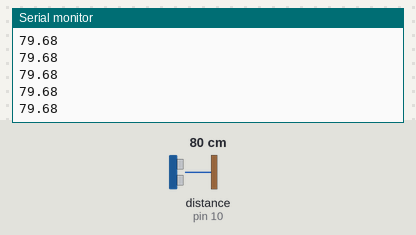
Bench run of a sketch on a simulated Arduino Uno, built with avr-gcc and run on an emulated ATmega328P. On the bench: the last lines printed to the serial monitor. Wiring (inferred from the names in the program): ultrasonic range finder: trigger pin 9; echo pin 10. The test bench sets the inputs (shaded band); at power-on: distance to the obstacle (sensor on pin 10) 80 cm. The echo pulse lasts 58.3 µs per cm.

Above: at 1.2 s.
1.3 s: distance to the obstacle (sensor on pin 10) set to 2 cm
At 1.35 s:
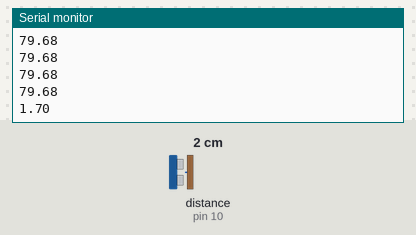
2.8 s: distance to the obstacle (sensor on pin 10) set to 4 cm
At 2.83 s:
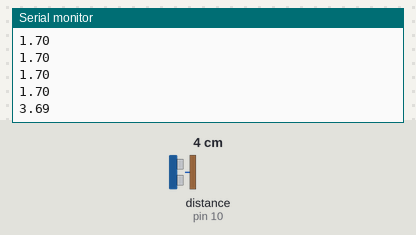
Timing chart, 0 to 5.8 s (numbered marks = the images above; inputs shaded):
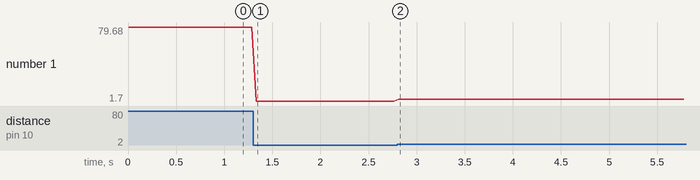

Measured:
- after the input at 1.3 s, the serial monitor: prints a new line at once (image 1)
- after the input at 2.8 s, the serial monitor: prints a new line at once (image 2)
- plotted number 1: 79.68 → 1.7 after the input at 1.3 s, 1.7 → 3.69 after the input at 2.8 s

The sketch:

ArdtoP5.ino
```cpp
// HC-SR04 pins
const int TRIG = 9;
const int ECHO = 10;

float readDistance() {
  digitalWrite(TRIG, LOW);
  delayMicroseconds(2);

  digitalWrite(TRIG, HIGH);
  delayMicroseconds(10);
  digitalWrite(TRIG, LOW);

  long duration = pulseIn(ECHO, HIGH, 30000);

  if (duration == 0) return -1;

  return (duration * 0.0343) / 2.0;
}

void setup() {
  pinMode(TRIG, OUTPUT);
  pinMode(ECHO, INPUT);

  Serial.begin(9600);
}

void loop() {
  float distance = readDistance();

  Serial.println(distance);

  delay(50);
}
```
